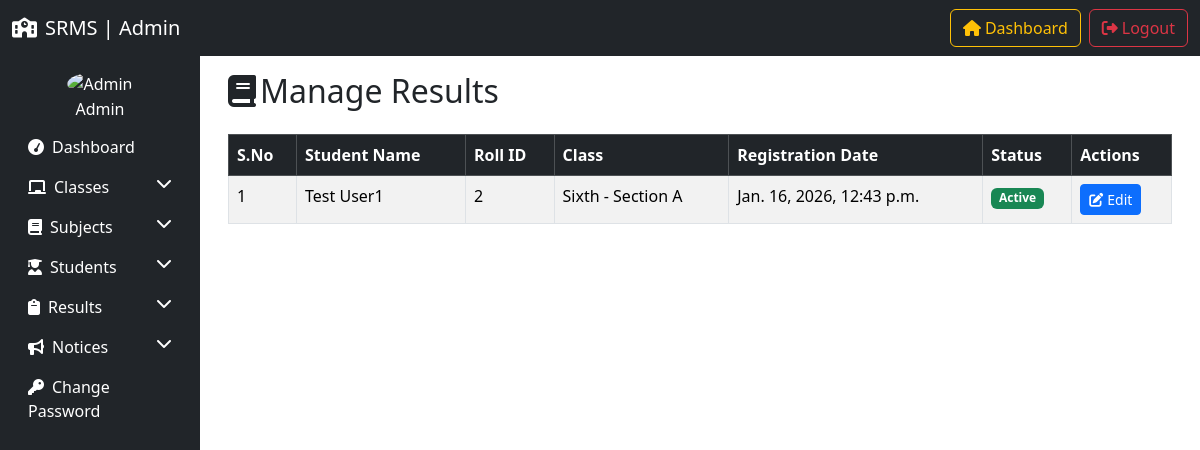
Page /manage_results/ (signed in) on the committed database.
### resultapp/models.py (models this page shows, shortened)
class Student(models.Model):
    GENDER_CHOICES=(('Male','Male'),('Female','Female')) # first value is database value and second value is display value
    name=models.CharField(max_length=50)
    roll_id=models.CharField(max_length=20)
    email=models.EmailField(max_length=50)
    gender=models.CharField(max_length=10,choices=GENDER_CHOICES)
    dob=models.CharField(max_length=50)
    student_class=models.ForeignKey(Class,on_delete=models.SET_NULL,null=True)
    subject=models.ForeignKey(Subject,on_delete=models.SET_NULL,null=True)
    registration_date=models.DateTimeField(auto_now_add=True)
    updation_date=models.DateTimeField(auto_now=True)
    status=models.IntegerField(default=1)

class Class(models.Model):
    class_name=models.CharField(max_length=50)
    class_numeric=models.IntegerField()
    section=models.CharField(max_length=20)
    created_at=models.DateTimeField(auto_now_add=True)
    updated_at=models.DateTimeField(auto_now=True)
    def __str__(self):
        return f"{self.class_name} - Section {self.section}"

### resultapp/views.py (the view)
# urls.py: path("manage_results/",manage_results,name="manage_results"),
@login_required
def manage_results(request):
    results=Result.objects.select_related('student','student_class','subject').all()
    students={}
    for result in results:
        std_id=result.student.id
        if result.student.id not in students :
            students[std_id]={
                'student':result.student,
                'class':result.student_class,
                'reg_date':result.student.registration_date,
                'status':result.student.status
            }
    return render(request,'manage_results.html',{'results':students.values()})

### resultapp/templates/manage_results.html (shortened to what this page needs)
{%extends 'admin_base.html'%}
{%block content%}
<div class="container-fluid">
    <h2 class="mb-4"><i class="fas fa-book me-1"></i>Manage Results</h2>
    <table class="table table-bordered table-striped">
        <thead class="table-dark">
            <tr>
                <th>S.No</th>
                <th>Student Name</th>
                <th>Roll ID</th>
                <th>Class</th>
                <th>Registration Date</th>
                <th>Status</th>
                <th>Actions</th>
            </tr>
        </thead>
        <tbody>
            {%for result in results%}
            <tr>
                <td>{{forloop.counter}}</td>
                <td>{{result.student.name}}</td>
                <td>{{result.student.roll_id}}</td>
                <td>{{result.student.student_class}}</td>
                <td>{{result.student.registration_date}}</td>
                <td>
                    {% if result.student.status == 1 %}
                    <span class="badge bg-success">Active</span>
                    {% else %}
                    <span class="badge bg-danger">Inactive</span>
                    {% endif %}
                </td>
                <td>
                    <a href="{% url 'edit_result' result.student.id%}" class="btn btn-primary btn-sm"><i
                            class="fas fa-edit me-1"></i>Edit</a>
                </td>
            </tr>
            {% empty %}
            <tr>
                <td colspan="7" class="text-center">No students found</td>
            </tr>
            {%endfor%}
        </tbody>
    </table>
</div>
{%endblock%}

### rows in the picture
Student: student.name "Test User1", student.roll_id "2", student.student_class "Sixth - Section A", student.registration_date "Jan. 16, 2026, 12:43 p.m.", status "Active"
